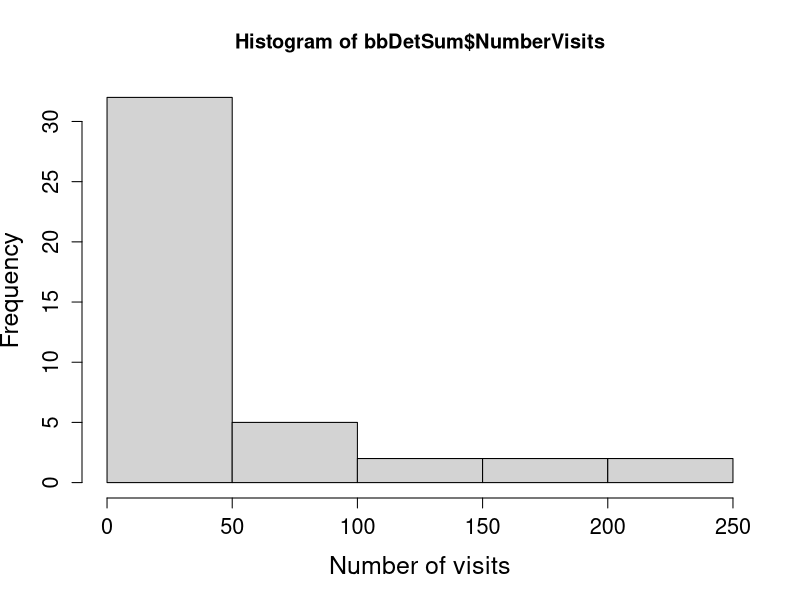
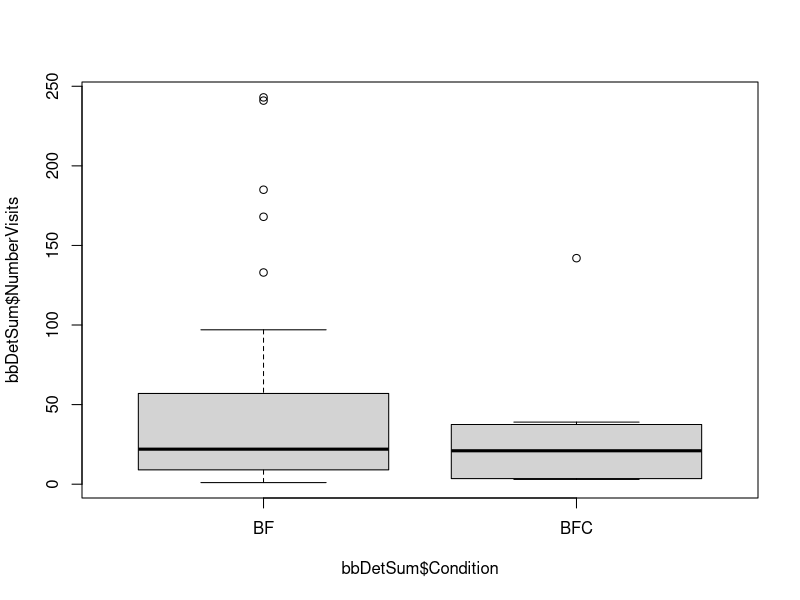
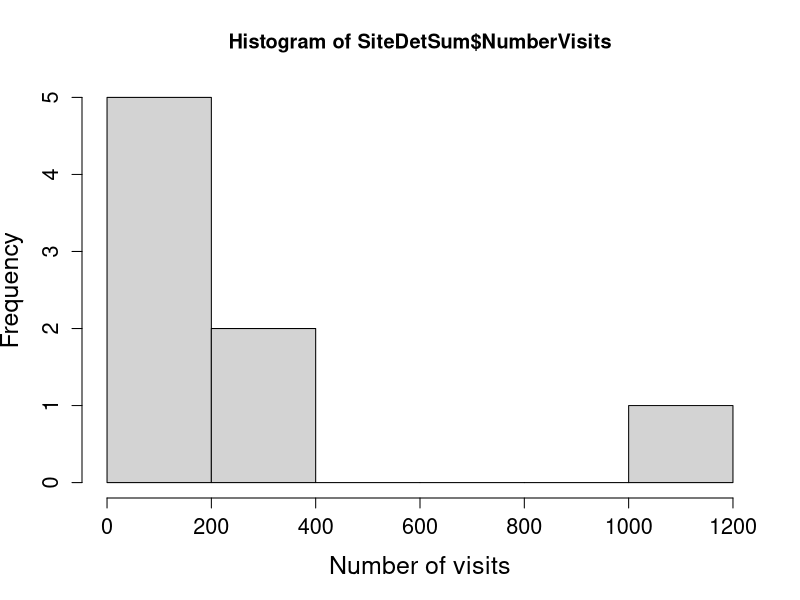

The R script that drew these images, in order: (Note: this script raises an error after producing the figures.)


# Download data as .csv from Google Drive. Load the data into R
setwd("~/Documents/Auburn University/Backyard Birds") # set working directory to folder where you store the files
bbDet.o = read.csv("BBDetections.csv") # load data

### Check for duplicates ###

## Total number of visits per bird
# Create a new data frame that sums the 1s in AntennaNum column to count the number of visits for each specific bird
bbDetSum = aggregate(AntennaNum ~ Bird + Condition, FUN = "sum", data = bbDet.o) 
# Change column names to make it easier to understand
colnames(bbDetSum) = c("PitID","Condition","NumberVisits")
## Look at the distribution of visits 
# most birds visit between 1 & 50 times
hist(bbDetSum$NumberVisits, xlab = "Number of visits", cex.lab = 1.5, cex.axis = 1.3)
# only detections from BF & BFC sites. Number of visits looks similar, though BF has more variation
boxplot(bbDetSum$NumberVisits ~ bbDetSum$Condition)

## Total number of visits per household
# Create a new data frame that sums the 1s in AntennaNum column to count the number of visits for each household
SiteDetSum = aggregate(AntennaNum ~ Site, FUN = "sum", data = bbDet.o) 
# Change column names to make it easier to understand
colnames(SiteDetSum)[2] = "NumberVisits"
## Look at the distribution of visits 
hist(SiteDetSum$NumberVisits, xlab = "Number of visits", cex.lab = 1.5, cex.axis = 1.3)
plot(SiteDetSum$NumberVisits ~ SiteDetSum$Site)


## Total birds detected per household
SBDetSum = aggregate(AntennaNum ~ Site + Bird, FUN = "sum", data = bbDet.o) 
SBDetSum$count = 1
SBDetSum = aggregate(count ~ Site, FUN = "sum", data = SBDetSum)


##### Need more detections at: ####
# Evergreen, Covey, Fisheries, Weagle, Felicity, Marler, Shadowwood, 204Lee (Yaoqi) 

